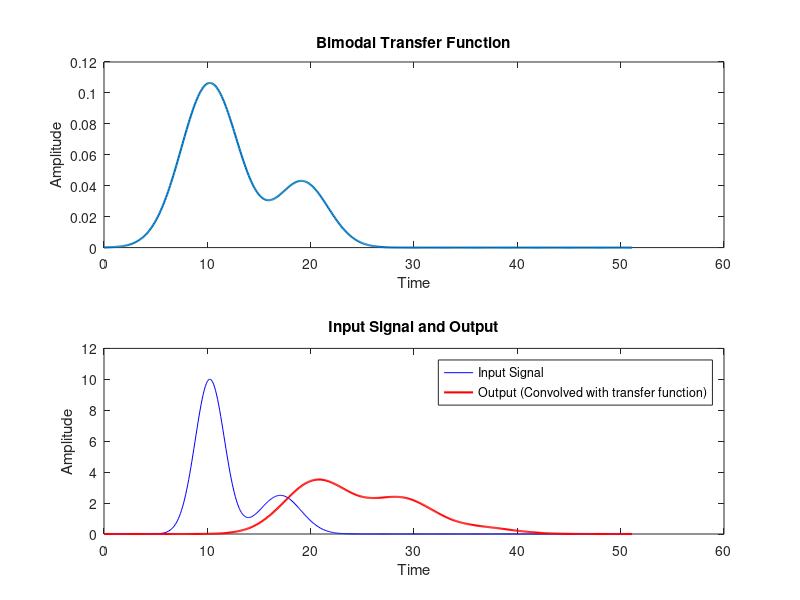

MATLAB code for this plot: (Note: this script raises an error after producing the figure.)
clear all;

prefix = 'bimodal';
mkdir(prefix)
ins_pth = [prefix,'/inputs/'];
mkdir(ins_pth)
outs_pth = [prefix,'/outputs/'];
mkdir(outs_pth)

% Parameters
N = 512;            % Number of points
dt = 0.1;           % Time step
t = dt * (0:N-1)';  % Time vector

prefix = 'bimodal';
out=zeros(N,1); in=out; kernel=out; pad=out;

% Define Gaussian parameters
mu1 = dt * N / 5;        % Mean of the first Gaussian
sigma1 = 2.75;            % Standard deviation of the first Gaussian
mu2 = dt * 2.25 * N / 6;    % Mean of the second Gaussian
sigma2 = 2.5;            % Standard deviation of the second Gaussian

% Create the bimodal kernel with the second peak scaled by 0.5
kernel = exp(-((t - mu1).^2) / (2 * sigma1^2)) ...
       + 0.4 * exp(-((t - mu2).^2) / (2 * sigma2^2));

% Normalize the kernel
kernel = kernel / (dt * sum(kernel));

t=dt*(0:N-1)';
in=exp(( (t - (dt*N/5)) .^2)/(-4)) + 0.25* exp(( (t - (dt*N/3)) .^2)/(-8));
in=10*in;

out=dt*conv([in ; pad], [kernel ; pad],'full');
out=out(1:N);

% Plot the kernel

figure;
subplot(2,1,1)
plot(t, kernel, 'LineWidth', 1.5);
title('Bimodal Transfer Function');
xlabel('Time');
ylabel('Amplitude');

subplot(2,1,2)
plot(t, in, 'b', t, out, 'r', 'LineWidth', 1.5);
legend('Input Signal','Output (Convolved with transfer function)');
title('Input Signal and Output');
xlabel('Time');
ylabel('Amplitude');

saveas(gcf, [ins_pth,[prefix,'_in_tfx_out.png']]);
save([ins_pth, [prefix,'.mat']], 'in', 'out', 'kernel', 't');
T = table(t, in, out, kernel, 'VariableNames', {'Time', 'Input', 'Output', 'Kernel'});
writetable(T, [ins_pth,[prefix,'.csv']]);
